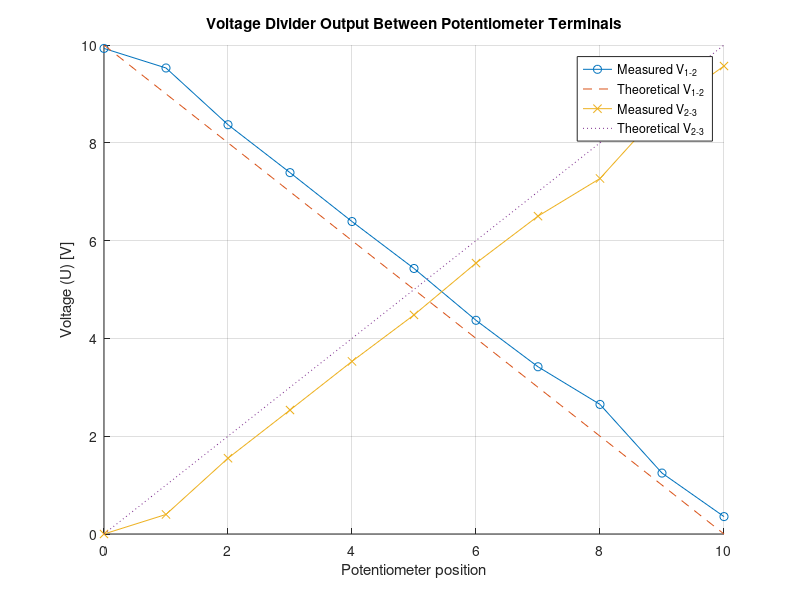

This figure's MATLAB source:
% Curve of unloaded voltage divider (U_1 and U_2)
% Kennlinie des unbelasteten Spannungsteilers (U_1 und U_2)

% Input voltage in volts
V_in = 10;
% Counter from 0 to 10 (corresponds to angles 0° to 300°)
counter = 0:10;

% Measured voltages pin 1/2 and pin 2/3
measured_V_1_2 = [9.93, 9.53, 8.37, 7.39, 6.39, 5.43, 4.37, 3.42, 2.65, 1.246, 0.356];
measured_V_2_3 = [0, 0.4, 1.55, 2.535, 3.53, 4.48, 5.54, 6.5, 7.27, 8.67, 9.57];

% Theoretical values
% Voltage between pin 1 and 2
theoretical_V_1_2 = V_in .* (300 - counter * 30) / 300;
% Voltage between pin 2 and 3
theoretical_V_2_3 = V_in - theoretical_V_1_2;

% Plot the measured and theoretical values for both voltage divisions
figure;
hold on;
grid on;

% Plot for V_1-2
plot(counter, measured_V_1_2, 'o-', 'DisplayName', 'Measured V_{1-2}');
plot(counter, theoretical_V_1_2, '--', 'DisplayName', 'Theoretical V_{1-2}');

% Plot for V_2-3
plot(counter, measured_V_2_3, 'x-', 'DisplayName', 'Measured V_{2-3}');
plot(counter, theoretical_V_2_3, ':', 'DisplayName', 'Theoretical V_{2-3}');

% Label the plot
xlabel('Potentiometer position');
ylabel('Voltage (U) [V]');
title('Voltage Divider Output Between Potentiometer Terminals');
legend('show');
hold off;